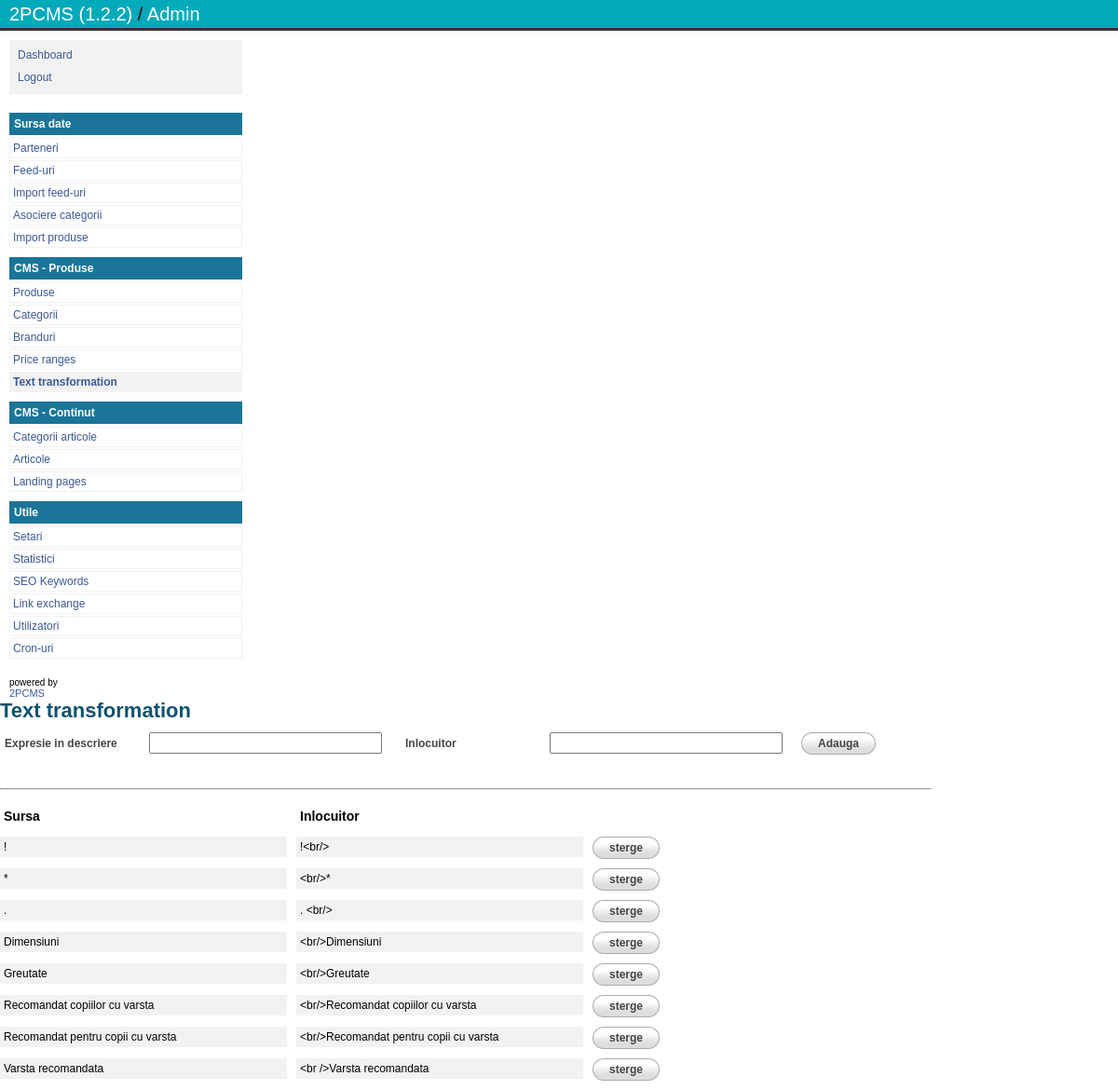
The app's page /manager/s_texttrans.php (signed in) with its own data.
### tables this page shows
CREATE TABLE IF NOT EXISTS `text_transform` (
  `id` int(11) NOT NULL AUTO_INCREMENT,
  `source` varchar(500) NOT NULL,
  `replace` varchar(500) NOT NULL,
  PRIMARY KEY (`id`)
);

### common/class.sql.php (called while the page is built, shortened)
<?php
	class db {
		function db($dbuser, $dbpassword, $dbname, $dbhost)
		{
			$this->dbh = @mysql_connect($dbhost,$dbuser,$dbpassword);
		}
		function query($query, $output = OBJECT)
		{
			$this->last_result = null;
			$this->result = mysql_query($query,$this->dbh);
			if ( mysql_error() )
			{
				$this->print_error();
			}
			else
			{
				if ( $this->result )
				{
					$i=0;
					$i=0;
					while ( $row = @mysql_fetch_object($this->result) )
					{
						$this->last_result[$i] = $row;
						$i++;
					}
					if ( $i )
					{
						return true;
					}
					else
					{
						return false;
					}
				}
			}
		}
		function get_results($query=null, $output = OBJECT)
		{
			if ( $query )
			{
				$this->query($query);
			}
			if ( $output == OBJECT )
			{
				return $this->last_result;
			}
		}
	}
$db = new db(EZSQL_DB_USER, EZSQL_DB_PASSWORD, EZSQL_DB_NAME, EZSQL_DB_HOST);
?>

### manager/s_texttrans.php (the view, shortened to what this page needs)
<?php
include "../common/common.php";
include "include/header.php";
?>
<form name="addcat" id="addtt-form" method="post" action="s_texttrans.php?action=addnew">
<div class="form_item">
    <label for="source">Expresie in descriere</label>
    <input type="text" name="source" id="source" value="" class="txt" style="margin-right: 20px; width: 250px;">
    <label for="replace">Inlocuitor</label>
    <input type="text" name="replace" id="replace" value="" class="txt" style="margin-right: 20px; width: 250px;">
    <a href="javascript:void(0)" onclick="if(validateForm(arFields, 'error-holder')){$('#addtt-form').submit();}" class="button"><span>Adauga</span></a>
</div>
<div class="form_item">
    <label>&nbsp;</label>
</div>
</form>
<hr/>
<div class="spacer10"></div>
<?
$words = $db->get_results("Select * from text_transform order by source asc");
if($words!=null){
    ?>
        <div style="margin-bottom: 10px;">
            <div style="float: left; width: 300px; margin-right: 10px; padding: 4px; font-weight: bold; font-size: 14px;">
                Sursa
            </div>
            <div style="float: left; width: 300px; margin-right: 10px; padding: 4px; font-weight: bold; font-size: 14px;">
                Inlocuitor
            </div>
        </div>
    <?
    foreach($words as $word){
        ?>
        <div style="margin-bottom: 10px;">
            <div style="float: left; width: 300px; margin-right: 10px; padding: 4px; background-color: #f2f2f2;">
                <?=$word->source?>
            </div>
            <div style="float: left; width: 300px; margin-right: 10px; padding: 4px; background-color: #f2f2f2;">
                <?=htmlspecialchars($word->replace)?>
            </div>
            <a href="javascript:void(0)" onclick="ConfirmDelete2Link('s_texttrans.php?action=delete&id=<?=$word->id?>')" class="button"><span>sterge</span></a>
        </div>
        <?
    }
}
?>
<?php
include "include/footer.php";
?>

### manager/css/admin.css (style rules this page uses)
BODY, TD { font-family: Verdana, sans-serif; font-size: 12px; margin: 0px; }
A { text-decoration: none; color: #3B5998; }
div.spacer10 { height: 10px; }
div.form_item label { width: 150px; float: left; padding: 5px; font-weight: bold; color: #444; }
div.form_item input.txt { width: 300px; float: left; padding: 2px; }
a.button { background: transparent url('../images/bg_button_a.gif') no-repeat scroll top right; color: #444; display: block; float: left; font: normal 12px arial, sans-serif; height: 24px; margin-right: 6px; padding-right: 18px; text-decoration: none; }
a.button span { background: transparent url('../images/bg_button_span.gif') no-repeat; display: block; line-height: 14px; padding: 5px 0 5px 18px; font-weight: bold; }

### records on screen
text_transform: source "!", replace "!<br/>"
text_transform: source "*", replace "<br/>*"
text_transform: source ".", replace ". <br/>"
text_transform: source "Dimensiuni", replace "<br/>Dimensiuni"
text_transform: source "Greutate", replace "<br/>Greutate"
text_transform: source "Recomandat copiilor cu varsta", replace "<br/>Recomandat copiilor cu varsta"
text_transform: source "Recomandat pentru copii cu varsta", replace "<br/>Recomandat pentru copii cu varsta"
text_transform: source "Varsta recomandata", replace "<br />Varsta recomandata"

### other values on screen
$cms_version "1.2.2"
$page_title "Text transformation"
